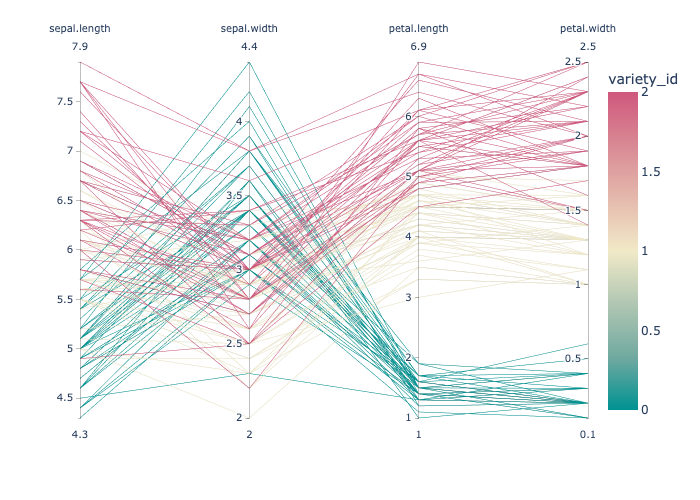

Here is the Python script that generated this plot:
#python3 parallelCoordinatesPlot_iris.py
import plotly.express as px
import pandas as pd

# Load the Iris dataset from the 'iris.csv' file
df = pd.read_csv('iris.csv')

# Map the 'variety' column to numerical values
variety_mapping = {'Setosa': 0, 'Versicolor': 1, 'Virginica': 2}
df['variety_id'] = df['variety'].map(variety_mapping)

# Create a Parallel Coordinates plot
fig = px.parallel_coordinates(df, 
                              color="variety_id",
                              dimensions=['sepal.length', 'sepal.width', 'petal.length', 'petal.width'],
                              color_continuous_scale=px.colors.diverging.Tealrose,
                              color_continuous_midpoint=1)

# Save the plot as a PNG file
fig.write_image('parallelCoordinatesPlot_iris.png')

# Save the plot as an HTML file
fig.write_html('parallelCoordinatesPlot_iris.html')
